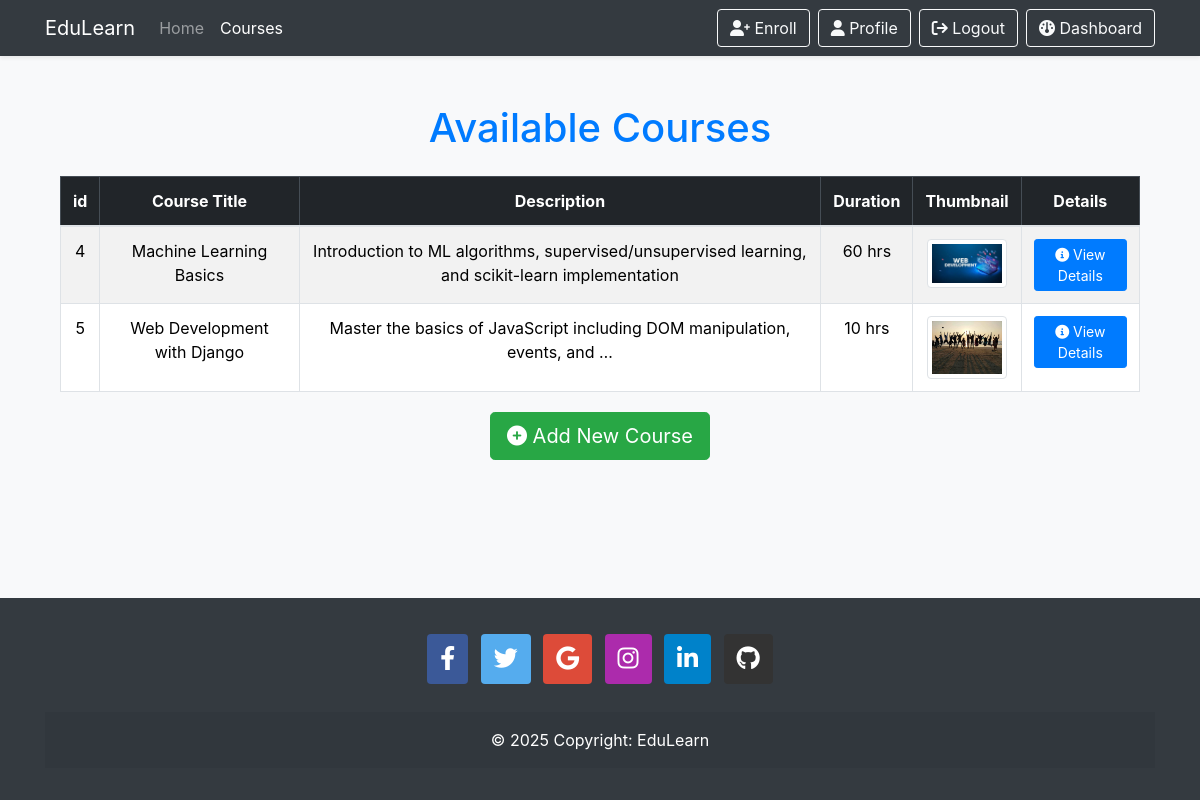
The page /courses/ (signed in) on the database its author committed.
### courses/models.py (models this page shows, shortened)
class Course(models.Model):
    title = models.CharField(max_length=200)
    description = models.TextField()
    duration = models.IntegerField(help_text="Duration in hours")
    thumbnail = models.ImageField(upload_to='course_thumbnails/', null=True, blank=True)
    created_at = models.DateTimeField(auto_now_add=True)

### courses/views.py (the view)
# urls.py: path("courses/", views.course_list, name="course_list"),
@login_required
def course_list(request):
    courses = Course.objects.all()
    return render(request, 'courses/course_list.html', {'courses': courses})

### templates/courses/course_list.html (shortened to what this page needs)
{% extends "base.html" %}
{% block content %}
<div class="container mt-4">
    <h1 class="text-center mb-4 text-primary">Available Courses</h1>
    <div class="table-responsive">
        <table class="table table-hover table-bordered table-striped text-center">
            <thead class="table-dark">
                <tr>
                    <th>id</th>
                    <th>Course Title</th>
                    <th>Description</th>
                    <th>Duration</th>
                    <th>Thumbnail</th>
                    <th>Details</th>
                </tr>
            </thead>
            <tbody>
                {% for course in courses %}
                <tr>
                    <td>{{course.id}}</td>
                    <td>{{ course.title }}</td>
                    <td>{{ course.description|truncatewords:10 }}</td>
                    <td>{{ course.duration }} hrs</td>
                    <td>
                        {% if course.thumbnail %}
                        <img src="{{ course.thumbnail.url }}" class="img-thumbnail" style="width: 80px; height: auto;"
                            alt="{{ course.title }}">
                        {% else %}
                        <span class="text-muted">No Image</span>
                        {% endif %}
                    </td>
                    <td>
                        <a href="{% url 'course_detail' course.id %}" class="btn btn-primary btn-sm">
                            <i class="fas fa-info-circle"></i> View Details
                        </a>
                    </td>
                </tr>
                {% endfor %}
            </tbody>
        </table>
    </div>
    <div class="mt-1 mb-4 text-center">
        <a href="{% url 'add_course' %}" class="btn btn-success btn-lg">
            <i class="fas fa-plus-circle"></i> Add New Course
        </a>
    </div>
</div>
{% endblock %}

### rows shown on the page
Course: id "4", title "Machine Learning Basics", description "Introduction to ML algorithms, supervised/unsupervised learning, and scikit-learn implementation", duration "60", thumbnail (picture)
Course: id "5", title "Web Development with Django", description "Master the basics of JavaScript including DOM manipulation, events, and …", duration "10", thumbnail (picture)
